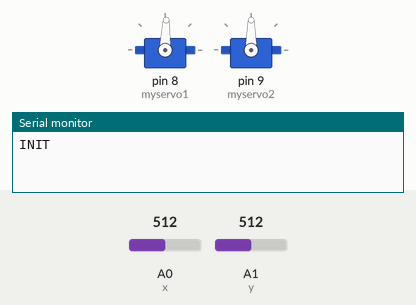
Recording of a sketch running on a simulated Arduino Uno, built with avr-gcc and run on an emulated ATmega328P. Shown: 2 × servo, the last lines printed to the serial monitor. Inputs (shaded band) come from the test bench; at power-on: A0 (x) = 512, A1 (y) = 512.

Above: at 1.2 s.
1.3 s: A0 (x) set to 716
At 2.5 s:
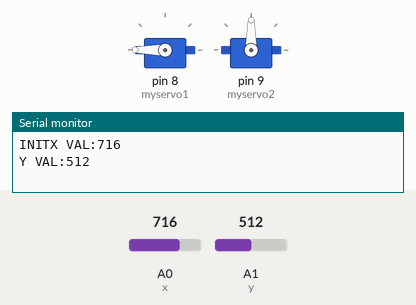
2.8 s: A1 (y) set to 716
At 3.8 s:
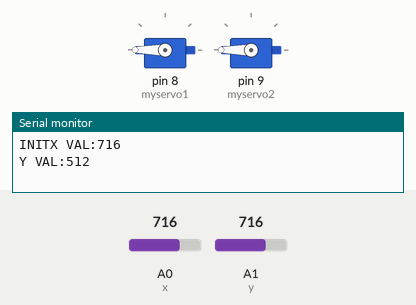
4.3 s: A0 (x) set to 511
At 5.0 s:
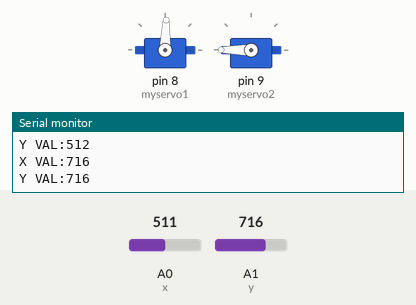
5.8 s: A1 (y) set to 306
At 6.1 s:
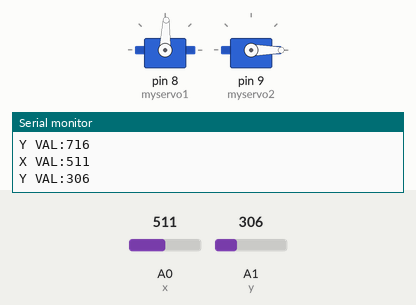
7.3 s: A0 (x) set to 306
At 8.5 s:
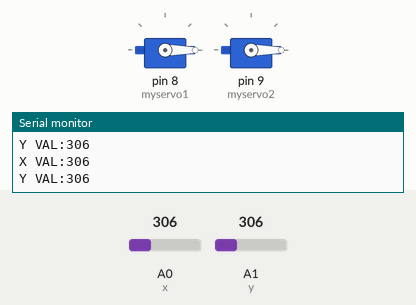
8.8 s: A1 (y) set to 511
At 9.7 s:
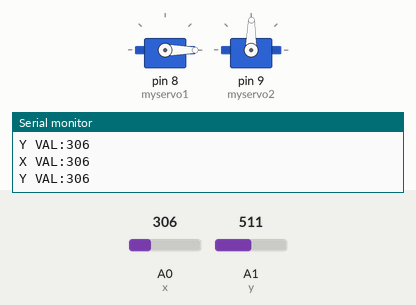
Timing chart, 0 to 11.3 s (numbered marks = the images above; inputs shaded):
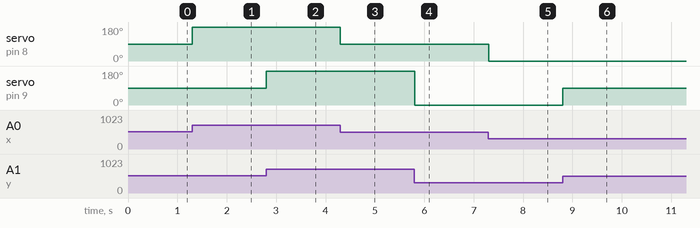

The sketch:

JoystickServos.ino
```cpp
// Controlling a servo position using a potentiometer (variable resistor)
// by Michal Rinott <http://people.interaction-ivrea.it/m.rinott>

#include <Servo.h>

Servo myservo1;  // create servo object to control a servo
Servo myservo2;

int x = A0;  // analog pin used to connect the potentiometer
int y = A1;

int val1, val2;    // variable to read the value from the analog pin

unsigned long CM0 = 0; //current millis placeholder
unsigned long LM0 = 0; //last millis placeholder
int PRINT_INTERVAL = 2000;

void setup() {

  Serial.begin(9600);
  myservo1.attach(8);
  myservo2.attach(9);  // attaches the servo on pin 9 to the servo object
  Serial.print("INIT");
}

void loop()
{

  int servo1Pos, servo2Pos;

  val1 = analogRead(x);
  val2 = analogRead(y);

  CM0 = millis();

  if((CM0 - LM0) > PRINT_INTERVAL){

    LM0 = CM0;

    Serial.print("X VAL:");
    Serial.println(val1);

    Serial.print("Y VAL:" );
    Serial.println(val2);

  }
  servo1Pos = map(val1, 387, 639, 0, 179);     // scale it to use it with the servo (value between 0 and 180)
  servo2Pos = map(val2, 385, 636, 0, 178);

  myservo1.write(servo1Pos);                  // sets the servo position according to the scaled value
  myservo2.write(servo2Pos);
  delay(15);                           // waits for the servo to get there
}
```

Measured:
- after the input at 1.3 s, servo on pin 8 (myservo1): 88° → 180° at once
- after the input at 2.8 s, servo on pin 9 (myservo2): 90° → 180° at once
- after the input at 4.3 s, servo on pin 8 (myservo1): 180° → 88° at once
- after the input at 5.8 s, servo on pin 9 (myservo2): 180° → 0° at once
- after the input at 7.3 s, servo on pin 8 (myservo1): 88° → 0° at once
- after the input at 8.8 s, servo on pin 9 (myservo2): 0° → 89° at once
